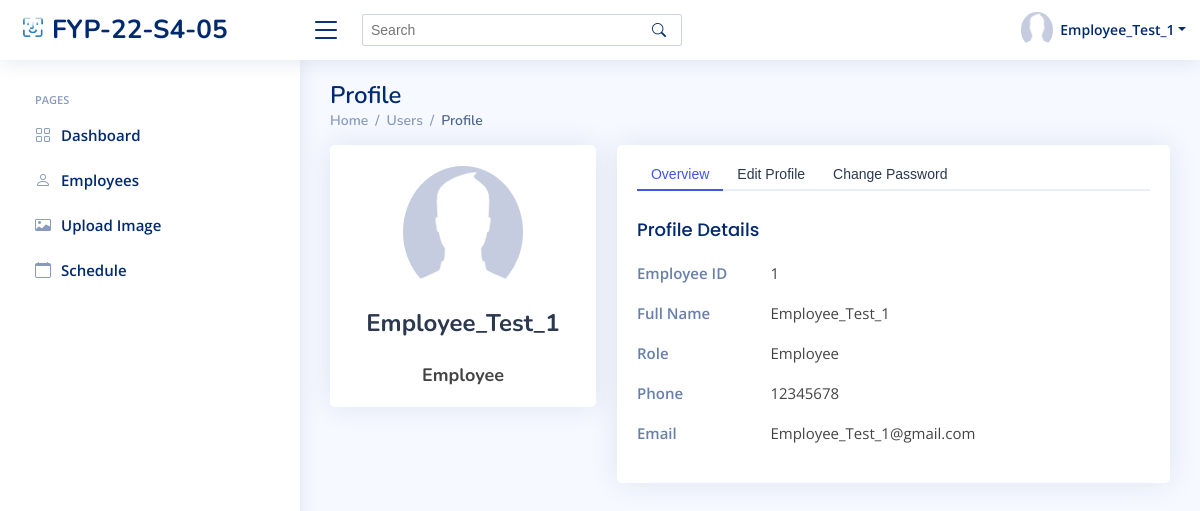
The app's page /sys_admin/user_profile/ (signed in), older data.
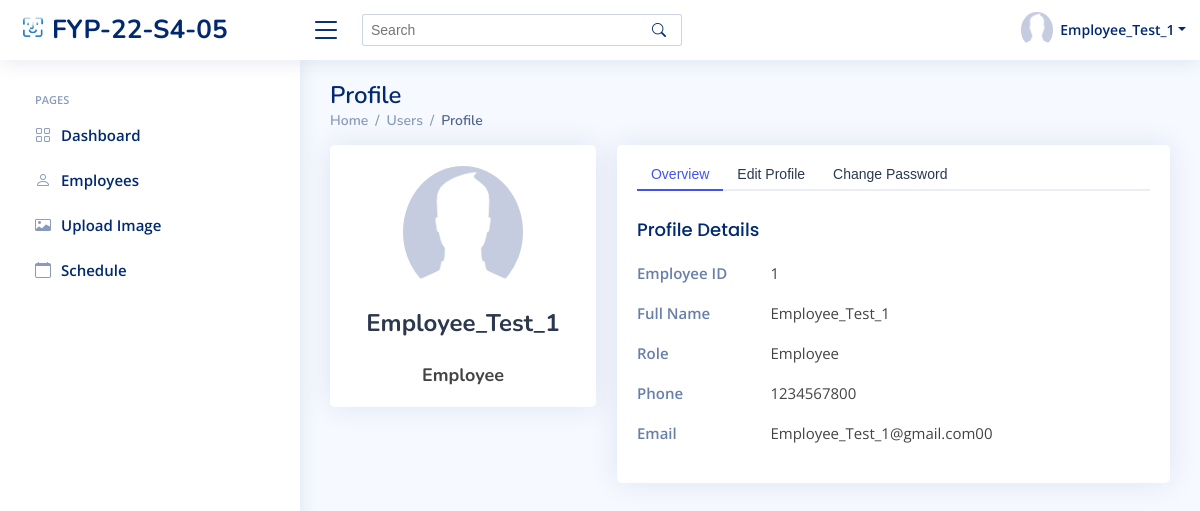
The same page, newer data.
### index/models.py (models this page shows, shortened)
class Employee(models.Model):
	Employee_ID = models.IntegerField(primary_key=True)
	Full_Name = models.CharField(max_length=100)
	Job_Title = models.CharField(max_length=100)
	Phone_Number = models.CharField(max_length=100)
	Email_Address = models.EmailField()
	Role = models.ForeignKey(Role, on_delete=models.CASCADE)
	Profile_Image = models.ImageField(default='profile_pics/default.jpg', upload_to='profile_pics')
	Password = models.CharField(max_length=256)
	Start_Date = models.DateField(auto_now_add=True)

class Role(models.Model):
	Role_ID = models.IntegerField(primary_key=True)
	Role_Name = models.CharField(max_length=100)

### index/views/sys_admin.py (the view)
# urls.py: path('sys_admin/user_profile/', sys_admin.user_profile, name='sys_admin_user_profile'),
def user_profile(request):
	if 'Employee_ID' in request.session:
		currentEmployee = Employee.objects.get(Employee_ID=request.session['Employee_ID'])
		if request.method == 'POST':
			if request.POST.get('form_type') == 'editProfile':
				if Role.objects.filter(Role_Name=request.POST.get('role_edit')) == 0:
					messages.error(request, 'No such role')
					return redirect('sys_admin_user_profile')
				currentEmployee.Full_Name = request.POST.get('fullName_edit')
				Role_edit = Role.objects.get(Role_Name=request.POST.get('role_edit'))
				currentEmployee.Role = Role_edit
				currentEmployee.Phone_Number = request.POST.get('phone_edit')
				currentEmployee.Email_Address = request.POST.get('email_edit')
				currentEmployee.save()
				return redirect('sys_admin_user_profile')
			elif request.POST.get('form_type') == 'changePassword':
				if request.POST.get('password') == currentEmployee.Password:
					currentEmployee.Password = request.POST.get('newpassword')
					currentEmployee.save()
					messages.info(request, 'Your password has been changed')
					return redirect('sys_admin_user_profile')
				else:
					messages.error(request, 'Your current password does not match')
					return redirect('sys_admin_user_profile')
		else:
			context = {
				'Employee_ID' : currentEmployee.Employee_ID,
				'Full_Name' : currentEmployee.Full_Name,
				'Role' : currentEmployee.Role.Role_Name,
				'Email' : currentEmployee.Email_Address,
				'Phone' : currentEmployee.Phone_Number,
				'PFP' : currentEmployee.Profile_Image.url,
			}
			return render(request, 'sys_admin/sys_admin_user_profile.html', context)
	else:
		messages.error(request, 'Please login')
		return redirect('login')

### templates/sys_admin/sys_admin_user_profile.html (shortened to what this page needs)
{% extends "index/base.html" %}
{% load static %}
{% block content %}
{% include 'sys_admin/sys_admin_base.html' %}
  <main id="main" class="main">
    <div class="pagetitle">
      <h1>Profile</h1>
      <nav>
        <ol class="breadcrumb">
          <li class="breadcrumb-item"><a href="{% url 'sys_admin_home' %}">Home</a></li>
          <li class="breadcrumb-item">Users</li>
          <li class="breadcrumb-item active">Profile</li>
        </ol>
      </nav>
    </div>
    <section class="section profile">
      <div class="row">
        <div class="col-xl-4">
          <div class="card">
            <div class="card-body profile-card pt-4 d-flex flex-column align-items-center">
              <img src="{{ PFP }}" alt="Profile" class="rounded-circle">
              <h2>{{ Full_Name }}</h2>
              <h3>{{ Role }}</h3>
            </div>
          </div>
        </div>
        <div class="col-xl-8">
          <div class="card">
            <div class="card-body pt-3">
              <ul class="nav nav-tabs nav-tabs-bordered">
                <li class="nav-item">
                  <button class="nav-link active" data-bs-toggle="tab" data-bs-target="#profile-overview">Overview</button>
                </li>
                <li class="nav-item">
                  <button class="nav-link" data-bs-toggle="tab" data-bs-target="#profile-edit">Edit Profile</button>
                </li>
                <li class="nav-item">
                  <button class="nav-link" data-bs-toggle="tab" data-bs-target="#profile-change-password">Change Password</button>
                </li>
              </ul>
              <div class="tab-content pt-2">
                <div class="tab-pane fade show active profile-overview" id="profile-overview">
                  <h5 class="card-title">Profile Details</h5>
                  <div class="row">
                    <div class="col-lg-3 col-md-4 label">Employee ID</div>
                    <div class="col-lg-9 col-md-8">{{ Employee_ID }}</div>
                  </div>
                  <div class="row">
                    <div class="col-lg-3 col-md-4 label ">Full Name</div>
                    <div class="col-lg-9 col-md-8">{{ Full_Name }}</div>
                  </div>
                  <div class="row">
                    <div class="col-lg-3 col-md-4 label">Role</div>
                    <div class="col-lg-9 col-md-8">{{ Role }}</div>
                  </div>
                  <div class="row">
                    <div class="col-lg-3 col-md-4 label">Phone</div>
                    <div class="col-lg-9 col-md-8">{{ Phone }}</div>
                  </div>
                  <div class="row">
                    <div class="col-lg-3 col-md-4 label">Email</div>
                    <div class="col-lg-9 col-md-8">{{ Email }}</div>
                  </div>
                </div>
              </div>
            </div>
          </div>
        </div>
      </div>
    </section>
  </main>
{% endblock content %}

### templates/index/base.html (shortened to what this page needs)
{% load static %}
<!DOCTYPE html>
<html lang="en">
<head>
  <link href="{% static 'assets/vendor/bootstrap/css/bootstrap.min.css' %}" rel="stylesheet">
  <link href="{% static 'assets/vendor/bootstrap-icons/bootstrap-icons.css' %}" rel="stylesheet">
  <link href="{% static 'assets/vendor/boxicons/css/boxicons.min.css' %}" rel="stylesheet">
  <link href="{% static 'assets/vendor/quill/quill.snow.css' %}" rel="stylesheet">
  <link href="{% static 'assets/vendor/quill/quill.bubble.css' %}" rel="stylesheet">
  <link href="{% static 'assets/vendor/remixicon/remixicon.css' %}" rel="stylesheet">
  <link href="{% static 'assets/vendor/simple-datatables/style.css' %}" rel="stylesheet">
  <link rel="stylesheet" href="https://cdnjs.cloudflare.com/ajax/libs/font-awesome/6.2.0/css/all.min.css">
  <link href='https://cdnjs.cloudflare.com/ajax/libs/fullcalendar/3.1.0/fullcalendar.print.min.css' rel='stylesheet' media='print' />
  <link href="https://cdnjs.cloudflare.com/ajax/libs/fullcalendar/3.1.0/fullcalendar.min.css" rel="stylesheet" />
  <link href="https://cdnjs.cloudflare.com/ajax/libs/semantic-ui/2.2.7/semantic.min.css" rel="stylesheet" />
  <link href="{% static 'assets/css/style.css' %}" rel="stylesheet">
</head>
<body>
  {% block content %}{% endblock content %}
</body>
</html>

### templates/sys_admin/sys_admin_base.html (shortened to what this page needs)
{% load static %}
  <header id="header" class="header fixed-top d-flex align-items-center">
    <div class="d-flex align-items-center justify-content-between">
      <a href="{% url 'sys_admin_home' %}" class="logo d-flex align-items-center">
        <img src="{% static 'assets/img/logo.png' %}" alt="">
        <span class="d-none d-lg-block">FYP-22-S4-05</span>
      </a>
      <i class="bi bi-list toggle-sidebar-btn"></i>
    </div>
    <div class="search-bar">
      <form class="search-form d-flex align-items-center" method="POST" action="#">
        <input type="text" name="query" placeholder="Search" title="Enter search keyword">
        <button type="submit" title="Search"><i class="bi bi-search"></i></button>
      </form>
    </div>
    <nav class="header-nav ms-auto">
      <ul class="d-flex align-items-center">
        <li class="nav-item dropdown pe-3">
          <a class="nav-link nav-profile d-flex align-items-center pe-0" href="#" data-bs-toggle="dropdown">
            <img src="{{ PFP }}" alt="Profile" class="rounded-circle">
            <span class="d-none d-md-block dropdown-toggle ps-2">{{ Full_Name }}</span>
          </a>
        </li>
      </ul>
    </nav>
  </header>
  <aside id="sidebar" class="sidebar">
    <ul class="sidebar-nav" id="sidebar-nav">
      <li class="nav-heading">Pages</li>
      <li class="nav-item">
        <a class="nav-link collapsed" href="{% url 'sys_admin_home' %}">
          <i class="bi bi-grid"></i>
          <span>Dashboard</span>
        </a>
      </li>
      <li class="nav-item">
        <a class="nav-link collapsed" href="{% url 'sys_admin_view_employees' %}">
          <i class="bi bi-person"></i>
          <span>Employees</span>
        </a>
      </li>
      <li class="nav-item">
        <a class="nav-link collapsed" href="{% url 'sys_admin_upload_img' %}">
          <i class="bi bi-card-image"></i>
          <span>Upload Image</span>
        </a>
      </li>
      <li class="nav-item">
        <a class="nav-link collapsed" href="{% url 'sys_admin_schedule' %}">
          <i class="bi bi-calendar"></i>
          <span>Schedule</span>
        </a>
      </li>
  </aside>

### static/assets/css/style.css (style rules this page uses)
:root { scroll-behavior: smooth; }
body { font-family: "Open Sans", sans-serif; background: #f6f9ff; color: #444444; }
a { color: #4154f1; text-decoration: none; }
h1, h2, h3, h4, h5, h6 { font-family: "Nunito", sans-serif; }
#main { margin-top: 60px; padding: 20px 30px; transition: all 0.3s; }
.pagetitle { margin-bottom: 10px; }
.pagetitle h1 { font-size: 24px; margin-bottom: 0; font-weight: 600; color: #012970; }
.card { margin-bottom: 30px; border: none; border-radius: 5px; box-shadow: 0px 0 30px rgba(1, 41, 112, 0.1); }
.card-title { padding: 20px 0 15px 0; font-size: 18px; font-weight: 500; color: #012970; font-family: "Poppins", sans-serif; }
.card-body { padding: 0 20px 20px 20px; }
.breadcrumb { font-size: 14px; font-family: "Nunito", sans-serif; color: #899bbd; font-weight: 600; }
.breadcrumb a { color: #899bbd; transition: 0.3s; }
.breadcrumb .breadcrumb-item::before { color: #899bbd; }
.breadcrumb .active { color: #51678f; font-weight: 600; }
.nav-tabs-bordered { border-bottom: 2px solid #ebeef4; }
.nav-tabs-bordered .nav-link { margin-bottom: -2px; border: none; color: #2c384e; }
.nav-tabs-bordered .nav-link.active { background-color: #fff; color: #4154f1; border-bottom: 2px solid #4154f1; }
.logo { line-height: 1; }
@media (min-width: 1200px) { .logo { width: 280px; } }
.logo img { max-height: 26px; margin-right: 6px; }
.logo span { font-size: 26px; font-weight: 700; color: #012970; font-family: "Nunito", sans-serif; }
.header { transition: all 0.5s; z-index: 997; height: 60px; box-shadow: 0px 2px 20px rgba(1, 41, 112, 0.1); background-color: #fff; padding-left: 20px; }
.header .toggle-sidebar-btn { font-size: 32px; padding-left: 10px; cursor: pointer; color: #012970; }
.header .search-bar { min-width: 360px; padding: 0 20px; }
.header .search-form { width: 100%; }
.header .search-form input { border: 0; font-size: 14px; color: #012970; border: 1px solid rgba(1, 41, 112, 0.2); padding: 7px 38px 7px 8px; border-radius: 3px; transition: 0.3s; width: 100%; }
.header .search-form button { border: 0; padding: 0; margin-left: -30px; background: none; }
.header .search-form button i { color: #012970; }
.header-nav ul { list-style: none; }
.header-nav>ul { margin: 0; padding: 0; }
.header-nav .nav-profile { color: #012970; }
.header-nav .nav-profile img { max-height: 36px; }
.header-nav .nav-profile span { font-size: 14px; font-weight: 600; }
.sidebar { position: fixed; top: 60px; left: 0; bottom: 0; width: 300px; z-index: 996; transition: all 0.3s; padding: 20px; overflow-y: auto; scrollbar-width: thin; scrollbar-color: #aab7cf transparent; box-shadow: 0px 0px 20px rgba(1, 41, 112, 0.1); background-color: #fff; }
@media (min-width: 1200px) { #main, #footer { margin-left: 300px; } }
.sidebar-nav { padding: 0; margin: 0; list-style: none; }
.sidebar-nav li { padding: 0; margin: 0; list-style: none; }
.sidebar-nav .nav-item { margin-bottom: 5px; }
.sidebar-nav .nav-heading { font-size: 11px; text-transform: uppercase; color: #899bbd; font-weight: 600; margin: 10px 0 5px 15px; }
.sidebar-nav .nav-link { display: flex; align-items: center; font-size: 15px; font-weight: 600; color: #4154f1; transition: 0.3; background: #f6f9ff; padding: 10px 15px; border-radius: 4px; }
.sidebar-nav .nav-link i { font-size: 16px; margin-right: 10px; color: #4154f1; }
.sidebar-nav .nav-link.collapsed { color: #012970; background: #fff; }
.sidebar-nav .nav-link.collapsed i { color: #899bbd; }
.profile .profile-card img { max-width: 120px; }
.profile .profile-card h2 { font-size: 24px; font-weight: 700; color: #2c384e; margin: 10px 0 0 0; }
.profile .profile-card h3 { font-size: 18px; }
.profile .profile-overview .row { margin-bottom: 20px; font-size: 15px; }
.profile .profile-overview .card-title { color: #012970; }
.profile .profile-overview .label { font-weight: 600; color: rgba(1, 41, 112, 0.6); }

Row changes from the older to the newer data that the page shows:
changed Employee "Employee_Test_1": Phone_Number "12345678" → "1234567800"; Email_Address "Employee_Test_1@gmail.com" → "Employee_Test_1@gmail.com00"
